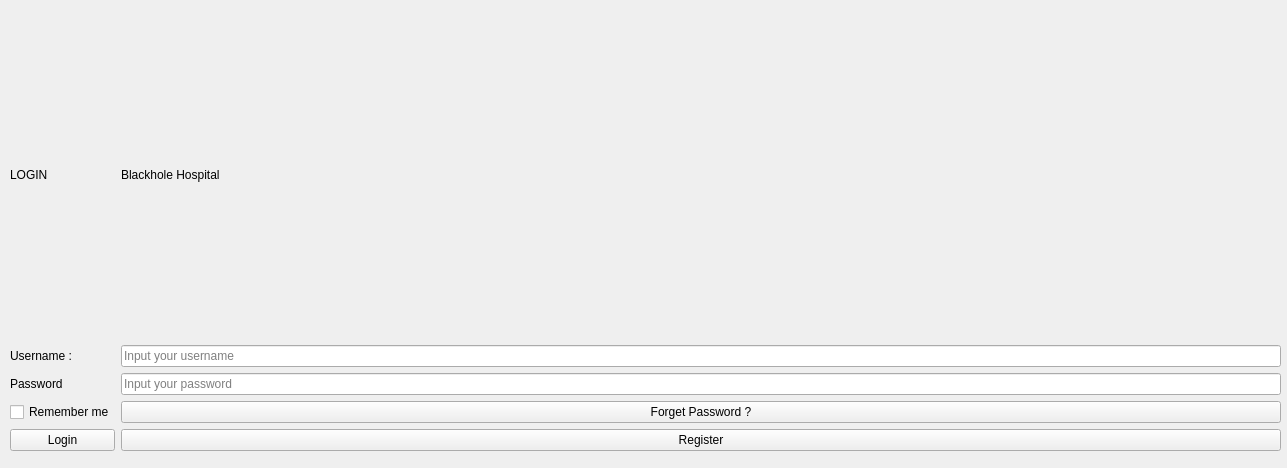
<?xml version="1.0" encoding="UTF-8"?>
<ui version="4.0">
 <class>LoginWidget</class>
 <widget class="QWidget" name="LoginWidget">
  <property name="geometry">
   <rect>
    <x>0</x>
    <y>0</y>
    <width>1287</width>
    <height>468</height>
   </rect>
  </property>
  <property name="windowTitle">
   <string>LoginWidget</string>
  </property>
  <widget class="QWidget" name="">
   <property name="geometry">
    <rect>
     <x>10</x>
     <y>10</y>
     <width>1271</width>
     <height>441</height>
    </rect>
   </property>
   <layout class="QGridLayout" name="gridLayout">
    <item row="2" column="1">
     <widget class="QLineEdit" name="leUsername">
      <property name="placeholderText">
       <string>Input your username</string>
      </property>
     </widget>
    </item>
    <item row="0" column="1">
     <widget class="QLabel" name="label">
      <property name="text">
       <string>Blackhole Hospital</string>
      </property>
     </widget>
    </item>
    <item row="0" column="0">
     <widget class="QLabel" name="label_2">
      <property name="text">
       <string>LOGIN</string>
      </property>
     </widget>
    </item>
    <item row="4" column="0">
     <widget class="QCheckBox" name="checkBox">
      <property name="text">
       <string>Remember me</string>
      </property>
     </widget>
    </item>
    <item row="5" column="0">
     <widget class="QPushButton" name="btnLogin">
      <property name="text">
       <string>Login</string>
      </property>
     </widget>
    </item>
    <item row="2" column="0">
     <widget class="QLabel" name="labelUsername">
      <property name="text">
       <string>Username :</string>
      </property>
     </widget>
    </item>
    <item row="3" column="0">
     <widget class="QLabel" name="labelPassword">
      <property name="text">
       <string>Password</string>
      </property>
     </widget>
    </item>
    <item row="3" column="1">
     <widget class="QLineEdit" name="lePassword">
      <property name="echoMode">
       <enum>QLineEdit::Password</enum>
      </property>
      <property name="placeholderText">
       <string>Input your password</string>
      </property>
     </widget>
    </item>
    <item row="4" column="1">
     <widget class="QPushButton" name="btnForgot">
      <property name="text">
       <string>Forget Password ?</string>
      </property>
     </widget>
    </item>
    <item row="5" column="1">
     <widget class="QPushButton" name="btnRegister">
      <property name="text">
       <string>Register</string>
      </property>
     </widget>
    </item>
   </layout>
  </widget>
 </widget>
 <resources/>
 <connections/>
</ui>
